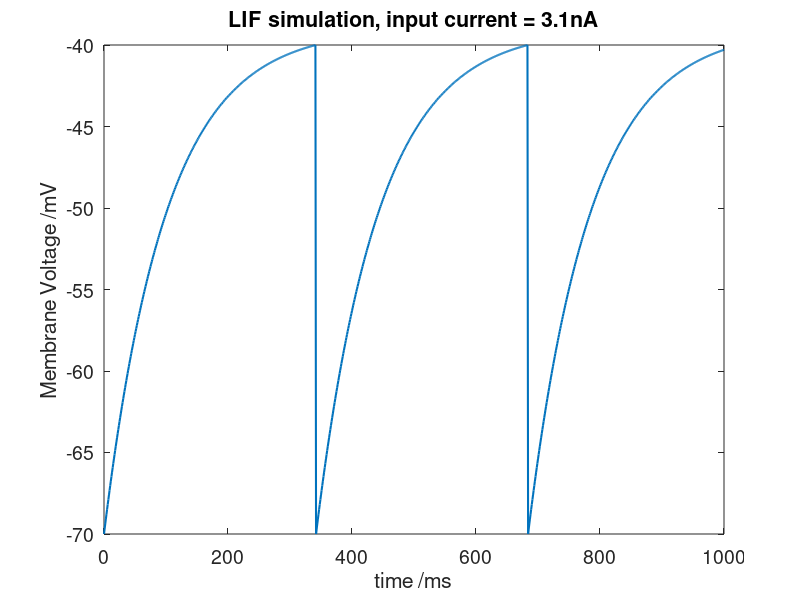
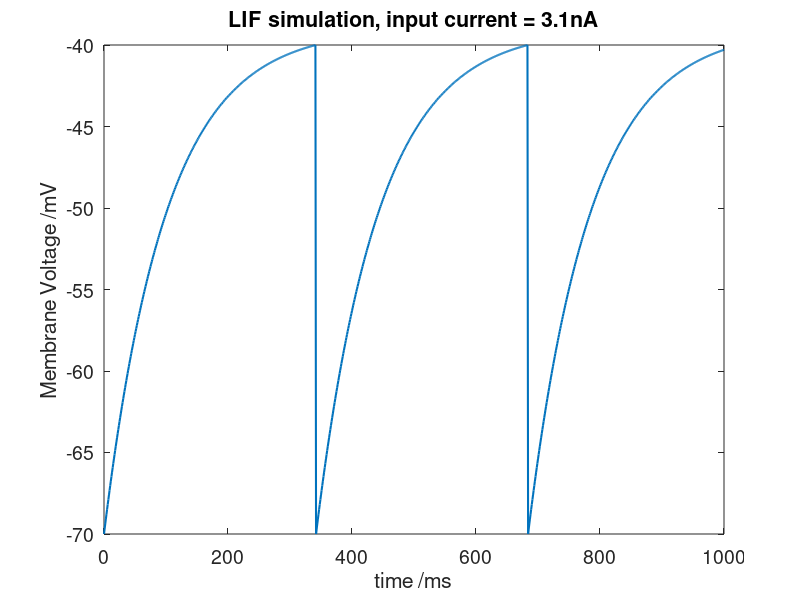
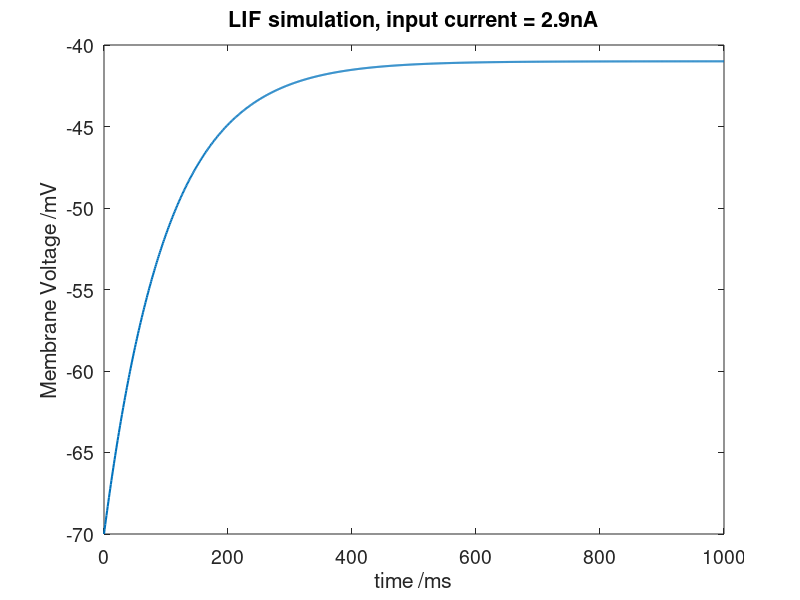
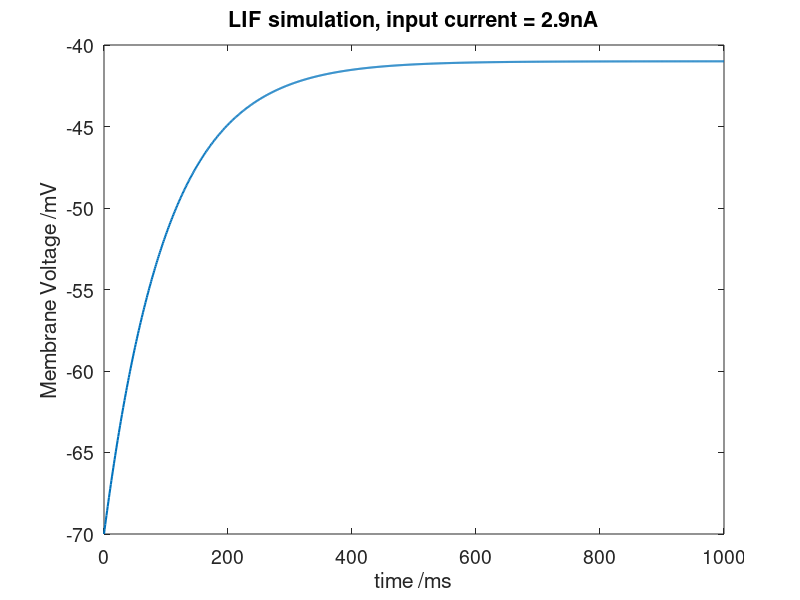

The MATLAB source for these figures, in order:
%% PARAMS

tau_m = 10; %ms
V_rest = -70; %mV
V_thresh = -40; %mV
R_m = 10; %MOhm
dt = 1; %ms
T = 1000; %ms
G = 1/R_m;

t = 0:dt:T;
steps = T/dt;

%% QU 1
I = 3.1; %nA
V = V_rest*ones(1,steps+1);

for j = 1:steps
    V(j+1) = V(j) + (1/tau_m)*dt*(I - G*(V(j)-V_rest));
    if V(j+1) >= V_thresh
        V(j+1) = V_rest;
    end        
end

figure
plot(t, V, 'lineWidth', 1.5)
set(gca, 'Fontsize', 14)
title(sprintf('LIF simulation, input current = %.1fnA', I))
xlabel('time /ms')
ylabel('Membrane Voltage /mV')
xlim([0,1000])
saveas(gcf, 'figs/png/B2_1_q1.png')
saveas(gcf, 'figs/mat/B2_1_q1.fig')

%% QU 3
I = 2.9; %nA
V = V_rest*ones(1,steps+1);

for j = 1:steps
    V(j+1) = V(j) + (1/tau_m)*dt*(I - G*(V(j)-V_rest));
    if V(j+1) >= V_thresh
        V(j+1) = V_rest;
    end        
end

figure
plot(t, V, 'lineWidth', 1.5)
set(gca, 'Fontsize', 14)
title(sprintf('LIF simulation, input current = %.1fnA', I))
xlabel('time /ms')
ylabel('Membrane Voltage /mV')
xlim([0,1000])
%legend(sprintf('I = %.1fnA', I))
saveas(gcf, 'figs/png/B2_1_q3.png')
saveas(gcf, 'figs/mat/B2_1_q3.fig')

%%
I_trials = 2:0.1:5;
n_trials = length(I_trials);
V_trials = V_rest*ones(n_trials, steps+1); % nb trials x duration
spike_counts = zeros(1, n_trials);

for k = 1:n_trials
    I = I_trials(k);
    for j = 1:steps
        V_trials(k,j+1) = V_trials(k,j) + (1/tau_m)*dt*(I - G*(V_trials(k,j)-V_rest));
        if V_trials(k,j+1) >= V_thresh
            V_trials(k,j+1) = V_rest;
            spike_counts(k) = spike_counts(k) + 1;
        end            
    end
end

rates = spike_counts*1000/T;

figure
plot(I_trials, rates, 'lineWidth', 1.5)
set(gca, 'Fontsize', 14)
title('Firing rate of LIF model as function of input current')
xlabel('Input current /nA')
ylabel('Firing rate /s^{-1}')
%legend(sprintf('I = %.1fnA', I))
saveas(gcf, 'figs/png/B2_1_q4.png')
saveas(gcf, 'figs/mat/B2_1_q4.fig')

%%

